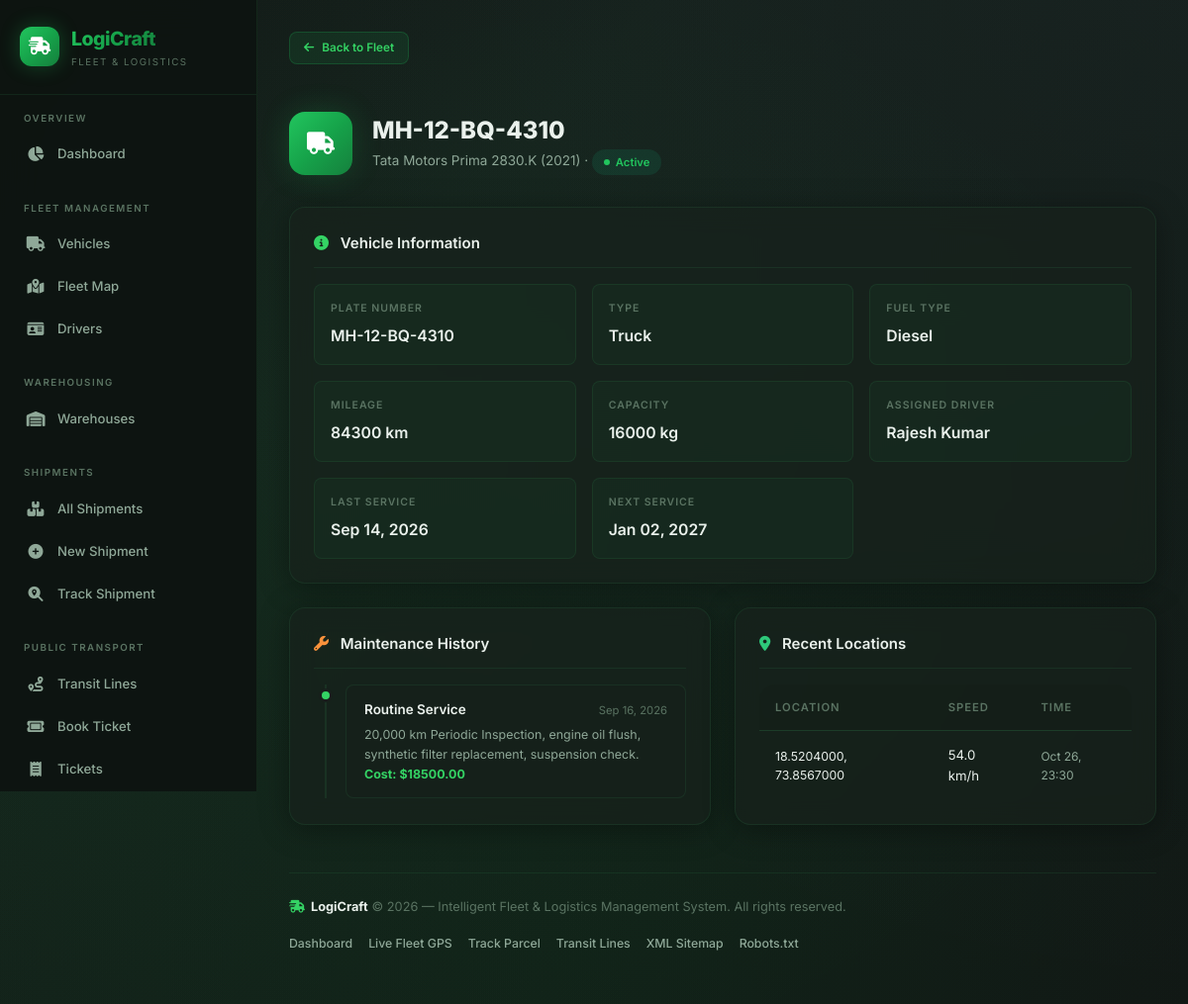
Screenshot of /fleet/vehicle/2/ with the database file from the repository.
### fleet/models.py (models this page shows, shortened)
class Vehicle(models.Model):
    TYPE_CHOICES = [
        ('truck', 'Truck'),
        ('van', 'Van'),
        ('pickup', 'Pickup'),
        ('trailer', 'Trailer'),
        ('bus', 'Bus'),
        ('sedan', 'Sedan'),
    ]
    STATUS_CHOICES = [
        ('active', 'Active'),
        ('idle', 'Idle'),
        ('maintenance', 'In Maintenance'),
        ('retired', 'Retired'),
    ]
    FUEL_CHOICES = [
        ('diesel', 'Diesel'),
        ('petrol', 'Petrol'),
        ('electric', 'Electric'),
        ('hybrid', 'Hybrid'),
        ('cng', 'CNG'),
    ]
    plate_number = models.CharField(max_length=20, unique=True)
    vehicle_type = models.CharField(max_length=20, choices=TYPE_CHOICES, default='truck')
    make = models.CharField(max_length=50)
    model = models.CharField(max_length=50)
    year = models.PositiveIntegerField()
    status = models.CharField(max_length=20, choices=STATUS_CHOICES, default='idle')
    fuel_type = models.CharField(max_length=20, choices=FUEL_CHOICES, default='diesel')
    mileage = models.DecimalField(max_digits=10, decimal_places=1, default=0)
    capacity_kg = models.DecimalField(max_digits=10, decimal_places=2, default=0)
    last_service_date = models.DateField(null=True, blank=True)
    next_service_date = models.DateField(null=True, blank=True)
    assigned_driver = models.ForeignKey(
        Driver, on_delete=models.SET_NULL, null=True, blank=True, related_name='vehicles'
    )
    created_at = models.DateTimeField(auto_now_add=True)
    class Meta:
        ordering = ['-created_at']

class Driver(models.Model):
    STATUS_CHOICES = [
        ('available', 'Available'),
        ('on_duty', 'On Duty'),
        ('off_duty', 'Off Duty'),
        ('on_leave', 'On Leave'),
    ]
    user = models.OneToOneField(User, on_delete=models.CASCADE, related_name='driver_profile')
    license_number = models.CharField(max_length=50, unique=True)
    license_expiry = models.DateField()
    phone = models.CharField(max_length=20)
    status = models.CharField(max_length=20, choices=STATUS_CHOICES, default='available')
    photo_url = models.URLField(blank=True, null=True)
    date_hired = models.DateField(auto_now_add=True)
    class Meta:
        ordering = ['user__first_name']
    @property
    def full_name(self):
        return self.user.get_full_name() or self.user.username

class MaintenanceLog(models.Model):
    TYPE_CHOICES = [
        ('routine', 'Routine Service'),
        ('repair', 'Repair'),
        ('inspection', 'Inspection'),
        ('tire', 'Tire Change'),
        ('oil', 'Oil Change'),
        ('brake', 'Brake Service'),
        ('other', 'Other'),
    ]
    vehicle = models.ForeignKey(Vehicle, on_delete=models.CASCADE, related_name='maintenance_logs')
    maintenance_type = models.CharField(max_length=20, choices=TYPE_CHOICES, default='routine')
    description = models.TextField()
    cost = models.DecimalField(max_digits=10, decimal_places=2, default=0)
    date = models.DateField()
    next_due = models.DateField(null=True, blank=True)
    mechanic = models.CharField(max_length=100, blank=True)
    class Meta:
        ordering = ['-date']

class VehicleLocation(models.Model):
    vehicle = models.ForeignKey(Vehicle, on_delete=models.CASCADE, related_name='locations')
    latitude = models.DecimalField(max_digits=10, decimal_places=7)
    longitude = models.DecimalField(max_digits=10, decimal_places=7)
    speed = models.DecimalField(max_digits=6, decimal_places=2, default=0)
    heading = models.DecimalField(max_digits=5, decimal_places=2, default=0)
    timestamp = models.DateTimeField(auto_now_add=True)
    class Meta:
        ordering = ['-timestamp']
        get_latest_by = 'timestamp'

### fleet/views.py (the view)
# urls.py: path('vehicle/<int:pk>/', views.vehicle_detail, name='vehicle_detail'),
def vehicle_detail(request, pk):
    vehicle = get_object_or_404(
        Vehicle.objects.select_related('assigned_driver__user'),
        pk=pk
    )
    maintenance_logs = vehicle.maintenance_logs.all()[:10]
    recent_locations = vehicle.locations.all()[:20]
    drivers = Driver.objects.filter(status='available')
    context = {
        'vehicle': vehicle,
        'maintenance_logs': maintenance_logs,
        'recent_locations': recent_locations,
        'drivers': drivers,
    }
    return render(request, 'fleet/vehicle_detail.html', context)

### templates/fleet/vehicle_detail.html (shortened to what this page needs)
{% extends 'base.html' %}
{% block content %}
<div class="page-header">
    <a href="{% url 'fleet:fleet_list' %}" class="btn btn-secondary btn-sm" style="margin-bottom: 16px;"><i class="fas fa-arrow-left"></i> Back to Fleet</a>
</div>
<div class="detail-header">
    <div class="detail-icon">
        <i class="fas {% if vehicle.vehicle_type == 'truck' %}fa-truck{% elif vehicle.vehicle_type == 'van' %}fa-van-shuttle{% elif vehicle.vehicle_type == 'bus' %}fa-bus{% else %}fa-car{% endif %}"></i>
    </div>
    <div>
        <div class="detail-title">{{ vehicle.plate_number }}</div>
        <div class="detail-subtitle">{{ vehicle.make }} {{ vehicle.model }} ({{ vehicle.year }}) · <span class="badge badge-{{ vehicle.status }}">{{ vehicle.get_status_display }}</span></div>
    </div>
</div>
<div class="card" style="margin-bottom: 24px;">
    <div class="card-header">
        <span class="card-title"><i class="fas fa-info-circle" style="color: var(--accent-blue); margin-right: 8px;"></i> Vehicle Information</span>
    </div>
    <div class="info-grid">
        <div class="info-item">
            <div class="info-label">Plate Number</div>
            <div class="info-value">{{ vehicle.plate_number }}</div>
        </div>
        <div class="info-item">
            <div class="info-label">Type</div>
            <div class="info-value">{{ vehicle.get_vehicle_type_display }}</div>
        </div>
        <div class="info-item">
            <div class="info-label">Fuel Type</div>
            <div class="info-value">{{ vehicle.get_fuel_type_display }}</div>
        </div>
        <div class="info-item">
            <div class="info-label">Mileage</div>
            <div class="info-value">{{ vehicle.mileage|floatformat:0 }} km</div>
        </div>
        <div class="info-item">
            <div class="info-label">Capacity</div>
            <div class="info-value">{{ vehicle.capacity_kg|floatformat:0 }} kg</div>
        </div>
        <div class="info-item">
            <div class="info-label">Assigned Driver</div>
            <div class="info-value">{% if vehicle.assigned_driver %}{{ vehicle.assigned_driver.full_name }}{% else %}Unassigned{% endif %}</div>
        </div>
        <div class="info-item">
            <div class="info-label">Last Service</div>
            <div class="info-value">{% if vehicle.last_service_date %}{{ vehicle.last_service_date|date:"M d, Y" }}{% else %}N/A{% endif %}</div>
        </div>
        <div class="info-item">
            <div class="info-label">Next Service</div>
            <div class="info-value">{% if vehicle.next_service_date %}{{ vehicle.next_service_date|date:"M d, Y" }}{% else %}N/A{% endif %}</div>
        </div>
    </div>
</div>
<div class="grid-2">
    <div class="card">
        <div class="card-header">
            <span class="card-title"><i class="fas fa-wrench" style="color: var(--accent-orange); margin-right: 8px;"></i> Maintenance History</span>
        </div>
        {% if maintenance_logs %}
        <div class="timeline">
            {% for log in maintenance_logs %}
            <div class="timeline-item">
                <div class="timeline-dot"></div>
                <div class="timeline-content">
                    <div class="timeline-header">
                        <span class="timeline-title">{{ log.get_maintenance_type_display }}</span>
                        <span class="timeline-time">{{ log.date|date:"M d, Y" }}</span>
                    </div>
                    <div class="timeline-body">
                        {{ log.description|truncatechars:120 }}
                        {% if log.cost %}<br><strong style="color: var(--accent-blue);">Cost: ${{ log.cost|floatformat:2 }}</strong>{% endif %}
                    </div>
                </div>
            </div>
            {% endfor %}
        </div>
        {% else %}
        <div class="empty-state" style="padding: 30px;">
            <i class="fas fa-wrench"></i>
            <p>No maintenance records</p>
        </div>
        {% endif %}
    </div>
    <div class="card">
        <div class="card-header">
            <span class="card-title"><i class="fas fa-location-dot" style="color: var(--accent-cyan); margin-right: 8px;"></i> Recent Locations</span>
        </div>
        {% if recent_locations %}
        <div class="table-container">
            <table>
                <thead>
                    <tr>
                        <th>Location</th>
                        <th>Speed</th>
                        <th>Time</th>
                    </tr>
                </thead>
                <tbody>
                    {% for loc in recent_locations %}
                    <tr>
                        <td style="font-size: 0.82rem;">{{ loc.latitude }}, {{ loc.longitude }}</td>
                        <td>{{ loc.speed|floatformat:1 }} km/h</td>
                        <td style="color: var(--text-secondary); font-size: 0.8rem;">{{ loc.timestamp|date:"M d, H:i" }}</td>
                    </tr>
                    {% endfor %}
                </tbody>
            </table>
        </div>
        {% else %}
        <div class="empty-state" style="padding: 30px;">
            <i class="fas fa-map-pin"></i>
            <p>No location data</p>
        </div>
        {% endif %}
    </div>
</div>
{% endblock %}

### rows the page displays
Vehicle: plate_number "MH-12-BQ-4310", make "Tata Motors", model "Prima 2830.K", year "2021", status "Active", vehicle_type "Truck", fuel_type "Diesel", mileage "84300", capacity_kg "16000", assigned_driver.full_name "Rajesh Kumar", last_service_date "Sep 14, 2026", next_service_date "Jan 02, 2027"
MaintenanceLog: maintenance_type "Routine Service", date "Sep 16, 2026", description "20,000 km Periodic Inspection, engine oil flush, synthetic filter replacement, suspension check.", cost "18500.00"
VehicleLocation: latitude "18.5204000", longitude "73.8567000", speed "54.0", timestamp "Oct 26, 23:30"
